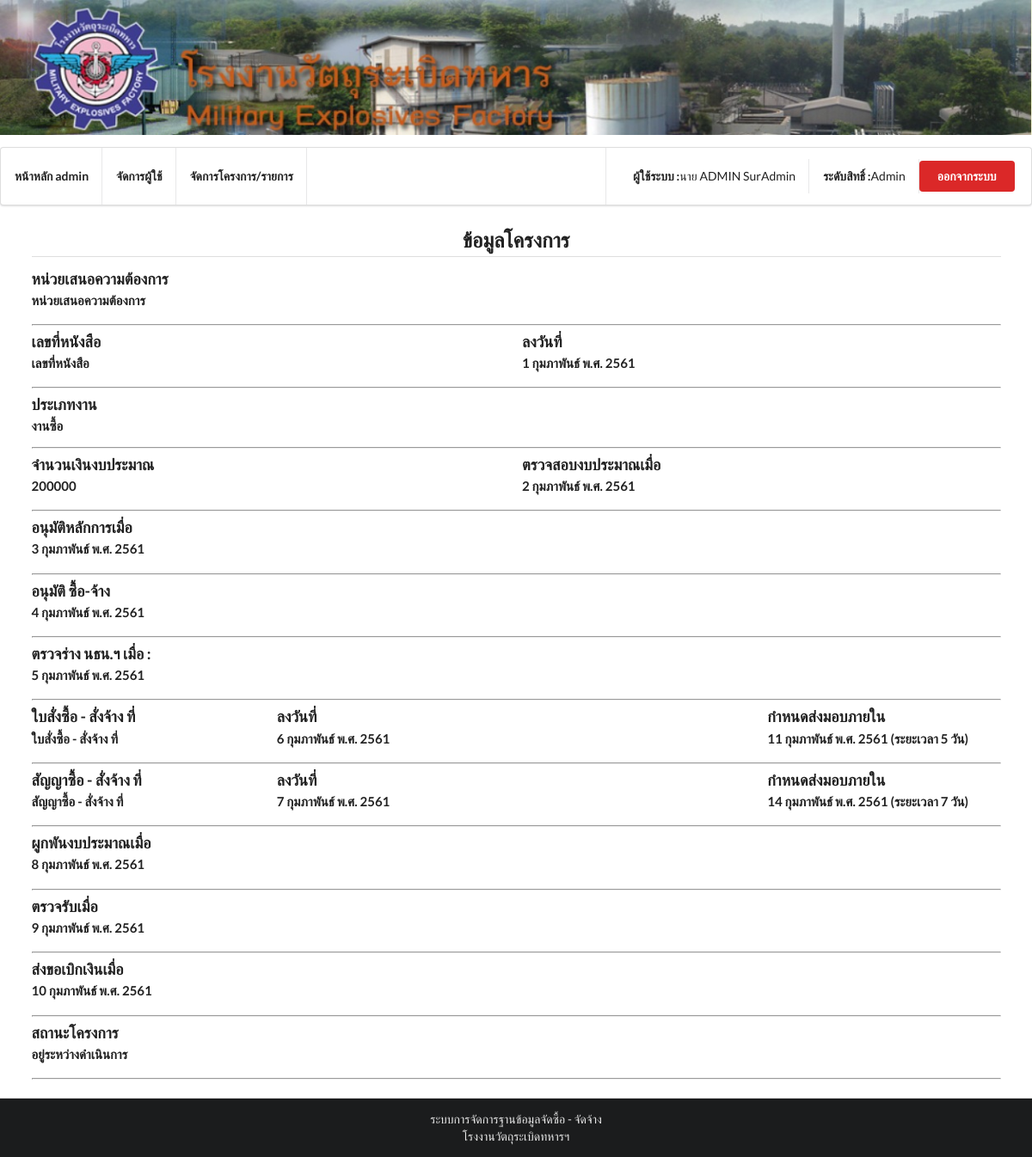
The page /project_show.php?pid=2 (signed in) on the database its author committed.
### tables this page shows
CREATE TABLE `project` (
  `project_id` int(11) NOT NULL,
  `projectName` varchar(200) NOT NULL,
  `bookNo` varchar(200) DEFAULT NULL,
  `projectAt` date DEFAULT NULL,
  `projecttype_id` int(11) DEFAULT NULL,
  `projectBudget` float DEFAULT NULL,
  `budgetCheck` date DEFAULT NULL,
  `principleApprove` date DEFAULT NULL,
  `processApprove` date DEFAULT NULL,
  `tntCheck` date DEFAULT NULL,
  `orderNo` varchar(200) DEFAULT NULL,
  `orderAt` date DEFAULT NULL,
  `orderDelivery` int(11) DEFAULT NULL,
  `orderDeadline` date DEFAULT NULL,
  `promiseNo` varchar(200) DEFAULT NULL,
  `promiseAt` date DEFAULT NULL,
  `promiseDelivery` int(11) DEFAULT NULL,
  `promiseDeadline` date DEFAULT NULL,
  `budgetBinding` date DEFAULT NULL,
  `checked` date DEFAULT NULL,
  `withdraw` date DEFAULT NULL,
  `projectStatus` int(11) DEFAULT NULL
);

### inc.php (called while the page is built, shortened)
<?php
    include_once "func.php";
    include_once "./config/inc_css_js.php";
?>

### project_show.php (the view, shortened to what this page needs)
<!DOCTYPE html>
<html lang="en">
<head>
    <?php include_once 'inc.php' ?>
    <?php
        $pid = $_GET['pid'];
        $sql = "SELECT * FROM project WHERE project_id = '{$pid}'";
        $x = querySQL($conn, $sql);
        $x = $x[0];
        $projectName        = $x['projectName'];
        $bookNo             = $x['bookNo'];
        $projectAt          = convertDate($x['projectAt']);
        $projecttype_id     = $x['projecttype_id'];
        $projectBudget      = $x['projectBudget'];
        $budgetCheck        = convertDate($x['budgetCheck']);
        $principleApprov    = convertDate($x['principleApprove']);
        $processApprove     = convertDate($x['processApprove']);
        $tntCheck           = convertDate($x['tntCheck']);
        $orderNo            = showemptyData($x['orderNo']);
        $orderAt            = convertDate($x['orderAt']);
        $orderDelivery      = $x['orderDelivery'];
        $orderDeadline      = convertDate($x['orderDeadline']);
        $promiseNo          = showemptyData($x['promiseNo']);
        $promiseAt          = convertDate($x['promiseAt']);
        $promiseDelivery    = $x['promiseDelivery'];
        $promiseDeadline    = convertDate($x['promiseDeadline']);
        $budgetBinding      = convertDate($x['budgetBinding']);
        $checked            = convertDate($x['checked']);
        $withdraw           = convertDate($x['withdraw']);
        $projectStatus      = $x['projectStatus'];
        if($projecttype_id == 1) {
            $projecttype = "งานซื้อ";
        } else if ($projecttype_id == 2) {
            $projecttype = "งานจ้าง";
        }
        if($projectStatus == 1 ) {
            $projectStatus = "อยู่ระหว่างดำเนินการ";
        } else if ($projectStatus == 2) {
            $projectStatus = "ดำเนินการเสร็จสิ้น";
        }
    ?>
</head>
<body>
    <div class="pusher">
        <?php
            include_once "./layout/header.php";
        ?>
        <?php
            show_nav($path);
        ?>
        <div class="ui vertical stripe segment">
            <div class="ui container">
                <div>
                    <form class="ui form" method="post">
                        <div align="center"><h2 class="ui dividing header">ข้อมูลโครงการ</h2></div>
                        <div class="fields">
                            <div class="eight wide field">
                                <label><h3>หน่วยเสนอความต้องการ</h3></label>
                                <label><h4><?php echo $projectName; ?></h4></label>
                            </div>
                        </div>
                        <hr>
                        <div class="fields">
                            <div class="eight wide field">
                                <label><h3>เลขที่หนังสือ</h3></label>
                                <label><h4><?php echo $bookNo; ?></h4></label>
                            </div>
                            <div class="eight wide field">
                                <label><h3>ลงวันที่</h3></label>
                                <label><h4><?php echo $projectAt; ?></h4></label>
                            </div>
                        </div>
                        <hr>
                        <div class="fields">
                            <div class="eight wide field">
                                <label><h3>ประเภทงาน</h3></label>
                                <div>
                                    <label><h4><?php echo $projecttype; ?></h4></label>
                                </div>
                            </div>
                        </div>
                        <hr>
                        <div class="fields">
                            <div class="eight wide field">
                                <label><h3>จำนวนเงินงบประมาณ</h3></label>
                                <label><h4><?php echo $projectBudget; ?></h4></label>
                            </div>
                            <div class="eight wide field">
                                <label><h3>ตรวจสอบงบประมาณเมื่อ</h4></label>
                                <label ><h4><?php echo $budgetCheck; ?></h4></label>
                            </div>
                        </div>
                        <hr>
                        <div class="fields">
                            <div class="eight wide field">
                                <label><h3>อนุมัติหลักการเมื่อ</h3></label>
                                <label><h4><?php echo $principleApprov; ?></h4></label>
                            </div>
                        </div>
                        <hr>
                        <div class="fields">
                            <div class="eight wide field">
                                <label><h3>อนุมัติ ซื้อ-จ้าง </h3></label>
                                <label><h4><?php echo $processApprove; ?></h4></label>
                            </div>
                        </div>
                        <hr>
                        <div class="fields">
                            <div class="eight wide field">
                                <label><h3>ตรวจร่าง นธน.ฯ เมื่อ :</h3></label>
                                <label><h4><?php echo $tntCheck; ?></h4></label>
                            </div>
                        </div>
                        <hr>
                        <div class="fields">
                            <div class="four wide field">
                                <label><h3>ใบสั่งซื้อ - สั่งจ้าง ที่</h3></label>
                                <label><h4><?php echo $orderNo; ?></h4></label>
                            </div>
                            <div class="eight wide field">
                                <label><h3>ลงวันที่ </h3></label>
                                <label><h4><?php echo $orderAt; ?></h4></label>
                            </div>
                            <div class="four wide field">
                                <label><h3>กำหนดส่งมอบภายใน</h3></label>
                                <label><h4><?php echo "{$orderDeadline} (ระยะเวลา {$orderDelivery} วัน)"; ?></h4></label>
                            </div>
                        </div>
                        <hr>
                        <div class="fields">
                            <div class="four wide field">
                                <label><h3>สัญญาซื้อ - สั่งจ้าง ที่</h3></label>
                                <label><h4><?php echo $promiseNo; ?></h4></label>
                            </div>
                            <div class="eight wide field">
                                <label><h3>ลงวันที่ </h3></label>
                                <label><h4><?php echo $promiseAt; ?></h4></label>
                            </div>
                            <div class="four wide field">
                                <label><h3>กำหนดส่งมอบภายใน</h3></label>
                                <label><h4><?php echo "{$promiseDeadline} (ระยะเวลา {$promiseDelivery} วัน)"; ?></h4></label>
                            </div>
                        </div>
                        <hr>
                        <div class="fields">
                            <div class="eight wide field">
                                <label><h3>ผูกพันงบประมาณเมื่อ </h3></label>
                                <label><h4><?php echo $budgetBinding; ?></h4></label>
                            </div>
                        </div>
                        <hr>
                        <div class="fields">
                            <div class="eight wide field">
                                <label><h3>ตรวจรับเมื่อ </h3></label>
                                <label><h4><?php echo $checked; ?></h4></label>
                            </div>
                        </div>
                        <hr>
                        <div class="fields">
                            <div class="eight wide field">
                                <label><h3>ส่งขอเบิกเงินเมื่อ</h3></label>
                                 <label><h4><?php echo $withdraw; ?></h4></label>
                            </div>
                        </div>
                        <hr>
                        <div class="fields">
                            <div class="eight wide field">
                                <label><h3>สถานะโครงการ</h3></label>
                                <label><h4><?php echo $projectStatus; ?></h4></label>
                            </div>
                        </div>
                        <hr>
                    </form>
                </div>
            </div>
        </div>
        <?php
            include_once "./layout/foot.php";
        ?>
    </div>
</body>
</html>

### config/inc_css_js.php (shortened to what this page needs)
<?php
    echo "<link rel='stylesheet' type='text/css' href='./semantic/dist/semantic.min.css'>";
    echo "<link rel='stylesheet' type='text/css' href='./src/css/head.css'>";
?>

### layout/header.php
<div>
  <img class="ui fluid image" src="./src/img/head.jpg">
</div>

### func.php (shortened to what this page needs)
<?php
    function show_nav($path) {
        if($_SESSION['permission'] == 1) {
            include_once "./layout/admin_nav.php";
        } else if ($_SESSION['permission'] == 2) {
            include_once "./layout/user_nav.php";
        } else if ($_SESSION['permission'] == 3) {
            include_once "./layout/superuser_nav.php";
        }
    }
    function querySQL($conn, $sql) {
        $x = array();
        $result= $conn->query($sql);
        if ($result->num_rows > 0) {
             while($row = $result->fetch_assoc()) {
                $x[] = $row;
             }
             return $x;
        }
        return false;
    }
    function convertDate ($x) {
        $x = explode("-", $x);
        $x[0] = $x[0] + 543;
        $x[1] = intval($x[1]);
        $x[2] = intval($x[2]);
        switch ($x[1]) {
            case "2":
                $x[1] = "กุมภาพันธ์";
                break;
        }
        $result = $x[2] . " " . $x[1] . " พ.ศ. " . $x[0];
        return $result;
    }
    function showemptyData ($x) {
        return $x;
    }
?>

### layout/admin_nav.php
<div class="ui menu">
    <a href="admin.php" class="item"><b>หน้าหลัก admin</b></a>
    <a href="usermanage.php" class="item"><b>จัดการผู้ใช้</b></a>
    <a href="projectmanage.php"class="item"><b>จัดการโครงการ/รายการ</b></a>
    <div class="right menu">
      <div class="item">
          <div class="item">
              <b>ผู้ใช้ระบบ :</b><?php echo "{$_SESSION['titlename']} {$_SESSION['user_name']} {$_SESSION['user_surname']}"; ?>
          </div>
          <div class="item">
              <b>ระดับสิทธิ์ :</b> <?php echo $_SESSION['permission_title']; ?>
          </div>
          <div >
              <a href="//<?php echo $path; ?>/logout.php" class="ui button negative">ออกจากระบบ</a>
          </div>
      </div>
    </div>
</div>

### layout/foot.php
<div class="ui inverted vertical footer segment">
    <div class="ui container">
        <div align="center">
            ระบบการจัดการฐานข้อมูลจัดซื้อ - จัดจ้าง
            <br>
            โรงงานวัตถุระเบิดทหารฯ
        </div>
    </div>
</div>

### rows shown on the page
project: projectName "หน่วยเสนอความต้องการ", bookNo "เลขที่หนังสือ", projectAt "1 กุมภาพันธ์ พ.ศ. 2561", projecttype "งานซื้อ", projectBudget "200000", budgetCheck "2 กุมภาพันธ์ พ.ศ. 2561", principleApprove "3 กุมภาพันธ์ พ.ศ. 2561", processApprove "4 กุมภาพันธ์ พ.ศ. 2561", tntCheck "5 กุมภาพันธ์ พ.ศ. 2561", orderNo "ใบสั่งซื้อ - สั่งจ้าง ที่", orderAt "6 กุมภาพันธ์ พ.ศ. 2561", orderDeadline "11 กุมภาพันธ์ พ.ศ. 2561", orderDelivery "5", promiseNo "สัญญาซื้อ - สั่งจ้าง ที่", promiseAt "7 กุมภาพันธ์ พ.ศ. 2561", promiseDeadline "14 กุมภาพันธ์ พ.ศ. 2561", promiseDelivery "7", budgetBinding "8 กุมภาพันธ์ พ.ศ. 2561", checked "9 กุมภาพันธ์ พ.ศ. 2561", withdraw "10 กุมภาพันธ์ พ.ศ. 2561", projectStatus "อยู่ระหว่างดำเนินการ"

### other values the page prints
$_SESSION['titlename'] "นาย"
$_SESSION['user_name'] "ADMIN"
$_SESSION['user_surname'] "SurAdmin"
$_SESSION['permission_title'] "Admin"
